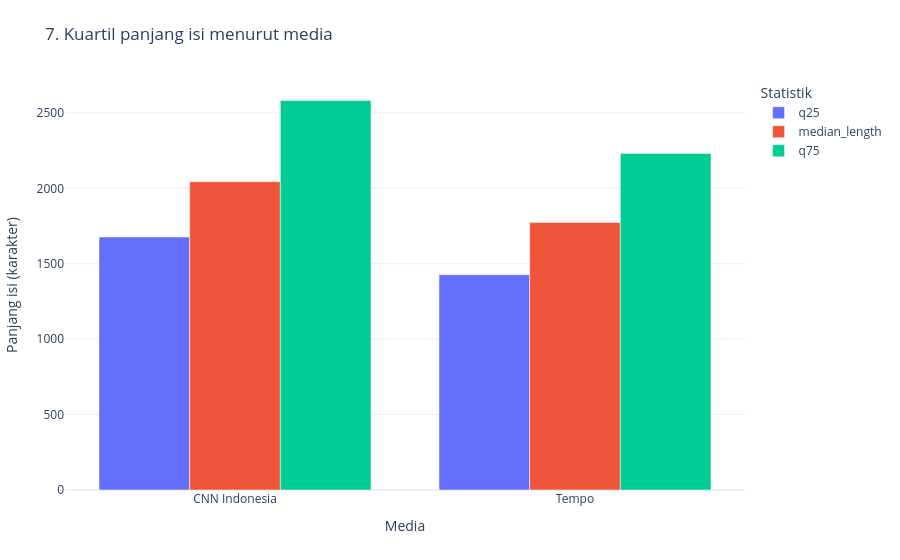

Write notebook code for a chart like this one.
### Markdown cell above
## 8. Perbandingan panjang artikel antar-media

Grafik 7 membandingkan kuartil panjang isi. Kuartil diperoleh dari seluruh baris dengan SQL, tanpa mengirim seluruh teks ke Plotly.

### Code cell
length_stats = con.sql("""
SELECT source, quantile_cont(content_length, 0.25) AS q25,
       median(content_length) AS median_length,
       quantile_cont(content_length, 0.75) AS q75,
       MAX(content_length) AS max_length
FROM news GROUP BY source ORDER BY source
""").pl()
quartiles = length_stats.unpivot(
    on=["q25", "median_length", "q75"], index="source",
    variable_name="statistic", value_name="characters"
)
fig = px.bar(quartiles.to_pandas(), x="source", y="characters", color="statistic",
             barmode="group", title="7. Kuartil panjang isi menurut media",
             labels={"source": "Media", "characters": "Panjang isi (karakter)", "statistic": "Statistik"},
             category_orders={"statistic": ["q25", "median_length", "q75"]})
show_and_save(fig, "07_length_quartiles.html")
display(length_stats)

### Figure 1 — Plotly figure (JSON) as saved in the notebook; plotly's stock layout.template omitted (floating-point values rounded to 4 significant figures)
{"data": [{"alignmentgroup": "True", "hovertemplate": "Statistik=q25<br>Media=%{x}<br>Panjang isi (karakter)=%{y}<extra></extra>", "legendgroup": "q25", "marker": {"color": "#636efa", "pattern": {"shape": ""}}, "name": "q25", "offsetgroup": "q25", "orientation": "v", "showlegend": true, "textposition": "auto", "type": "bar", "x": ["CNN Indonesia", "Tempo"], "xaxis": "x", "y": [1677.0, 1427.0], "yaxis": "y"}, {"alignmentgroup": "True", "hovertemplate": "Statistik=median_length<br>Media=%{x}<br>Panjang isi (karakter)=%{y}<extra></extra>", "legendgroup": "median_length", "marker": {"color": "#EF553B", "pattern": {"shape": ""}}, "name": "median_length", "offsetgroup": "median_length", "orientation": "v", "showlegend": true, "textposition": "auto", "type": "bar", "x": ["CNN Indonesia", "Tempo"], "xaxis": "x", "y": [2044.0, 1774.0], "yaxis": "y"}, {"alignmentgroup": "True", "hovertemplate": "Statistik=q75<br>Media=%{x}<br>Panjang isi (karakter)=%{y}<extra></extra>", "legendgroup": "q75", "marker": {"color": "#00cc96", "pattern": {"shape": ""}}, "name": "q75", "offsetgroup": "q75", "orientation": "v", "showlegend": true, "textposition": "auto", "type": "bar", "x": ["CNN Indonesia", "Tempo"], "xaxis": "x", "y": [2582.0, 2231.0], "yaxis": "y"}], "layout": {"barmode": "group", "legend": {"title": {"text": "Statistik"}, "tracegroupgap": 0}, "margin": {"b": 70, "l": 60, "r": 30, "t": 80}, "title": {"text": "7. Kuartil panjang isi menurut media"}, "xaxis": {"anchor": "y", "domain": [0.0, 1.0], "title": {"text": "Media"}}, "yaxis": {"anchor": "x", "domain": [0.0, 1.0], "title": {"text": "Panjang isi (karakter)"}}}}
